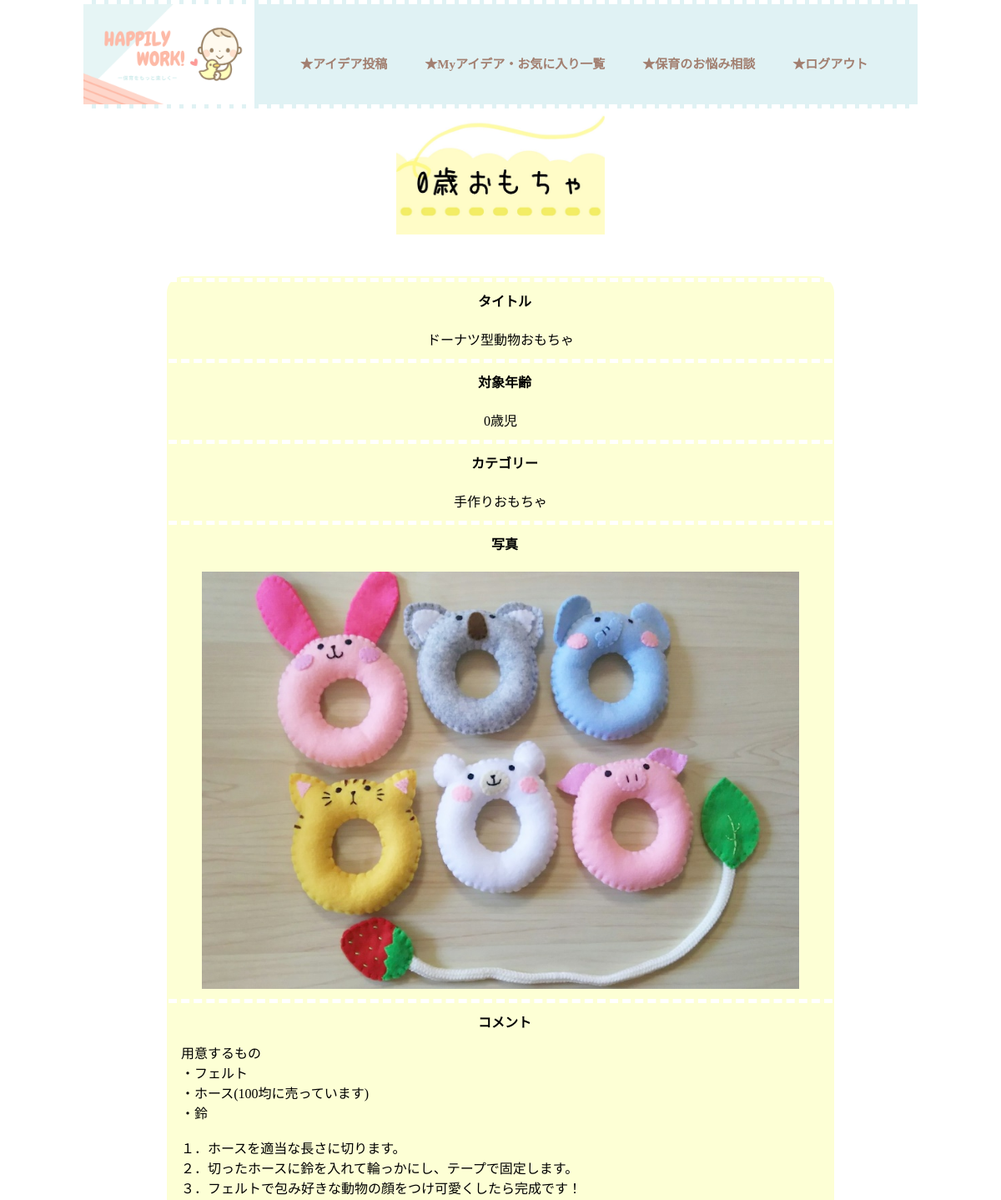
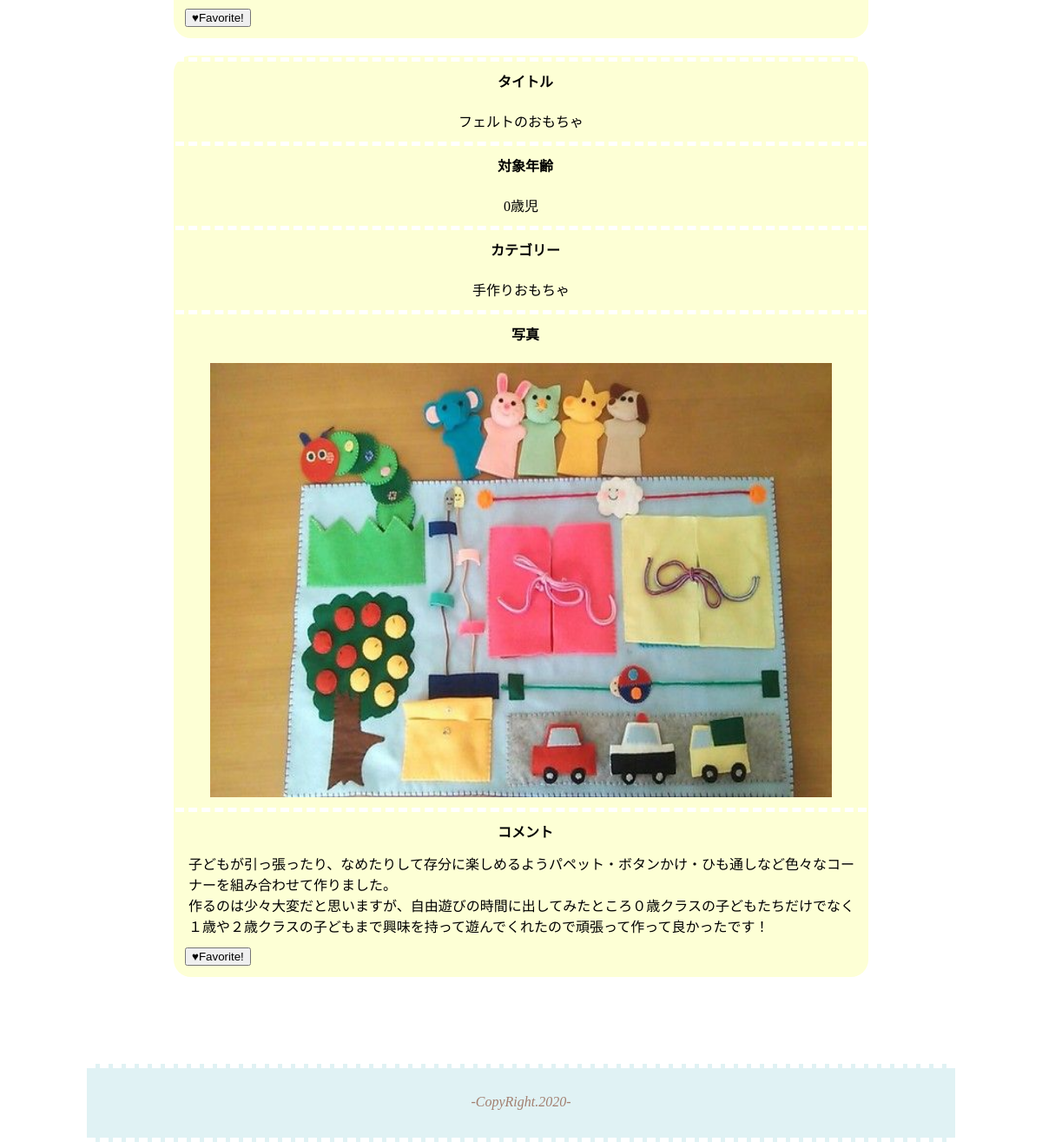
The app's page /zero_o.php (signed in) with its own data (2 pictures, top to bottom).
### tables this page shows
CREATE TABLE `ideas` (
  `id` int(11) NOT NULL,
  `user_id` int(11) NOT NULL,
  `title` varchar(64) NOT NULL,
  `age_id` int(11) NOT NULL,
  `category_id` int(11) NOT NULL,
  `image` varchar(255) NOT NULL,
  `comment` varchar(255) NOT NULL
);

### php.Original/config/config.php (called while the page is built)
<?php
 $host = 'localhost';
 $dbname = 'original_php';
 $user = 'a.kayama';
 $pass = 'jmag5624';

### php.Original/model/DB.php (called while the page is built, shortened)
<?php
 class DB {
   private $host;
   private $dbname;
   private $user;
   private $pass;
   function __construct($host, $dbname, $user, $pass) {
     $this->host = $host;
     $this->dbname = $dbname;
     $this->user = $user;
     $this->pass = $pass;
   }
   public function connectDB() {
     $this->connect = new PDO('mysql:host='.$this->host.';dbname='.$this->dbname.';charset=utf8', $this->user, $this->pass);
   }
 }

### php.Original/model/User.php (called while the page is built, shortened)
<?php
 require_once("DB.php");
class User extends DB {
 public function favoriteAdd($user,$idea){
   $sql = 'SELECT * FROM favorites WHERE user_id=? AND idea_id=?';
   $stmt = $this->connect->prepare($sql);
   $param = array($user,$idea);
   $stmt->execute($param);
   $res = $stmt->fetch();
   return $res;
 }
 public function zero_o() {
    $sql = 'SELECT * FROM ideas WHERE category_id="1" AND age_id="0" ';
    $stmt = $this->connect->prepare($sql);
    $stmt->execute();
    $result = $stmt->fetchAll();
    return $result;
 }
}

### zero_o.php (the view, shortened to what this page needs)
<?php
require_once("php.Original/config/config.php");
require_once("php.Original/model/User.php");
try{
  $user = new User($host, $dbname, $user, $pass);
  $user->connectDB();
  $result = $user->zero_o();
  foreach ($result as $row) {
    $post_id = $row['id'];
  }
  $check = $user->favoriteAdd($_SESSION['User']['id'],$post_id);
  } catch(PDOException $e) {
    echo "エラー:".$e->getMessage()."<br>";
  }
?>
<!DOCTYPE html>
<html lang="ja">
  <head>
    <link rel="stylesheet" type="text/css" href="php.Original/css/agecategory.css">
    <link rel="stylesheet" type="text/css" href="php.Original/css/base.css">
  </head>
  <body>
    <div id="wrapper">
    <img id="tro_logo" src="php.Original/image/0-omo-logo.jpg" alt="０歳児おもちゃロゴ">
    <div class="idea-box">
    <?php foreach ($result as $row): ?>
      <table id="idea-0">
       <tr><th>タイトル</th></tr>
       <tr><td class="ct"><?php echo $row['title'] ?></td></tr>
       <tr><th>対象年齢</th></tr>
       <tr><td class="ct"><?php  if($row['age_id'] =="0") { echo "0歳児" ;}?></td></tr>
       <tr><th>カテゴリー</th></tr>
       <tr><td class="ct"><?php  if($row['category_id'] =="1") { echo "手作りおもちゃ" ;}?></td></tr>
       <tr><th>写真</th></tr>
       <tr><td class="ct"><img id ="photo" src="php.Original/css/img/<?php echo $row['image']; ?>" ></td></tr>
       <tr><th>コメント</th></tr>
       <tr><td class="left-c"><?php echo $row['comment'] ?></td></tr>
       <tr><td>
         <button type="button" id ="<?php echo $row['id'] ?>" name="favorite" class="favorite_btn">
         <?php if(!$check): ?>
           ♥Favorite!
         <?php else: ?>
           ♡Cancel
         <?php endif; ?>
       </button>
       </tr></td>
     </table>
    <?php endforeach; ?>
   </div>
  </div>
  </body>
</html>

### php.Original/css/agecategory.css (style rules this page uses)
#tro_logo { width: 250px; display: block; margin: 0 auto 50px auto; }
#photo { width: 90%; height: 500px; margin: 0 auto; display: block; }
.ct { text-align: center; padding: 10px 0 10px 0; }
#idea-0 { background-color: rgb(253, 255, 213); border-radius: 20px; width: 80%; margin: 0 0 20px 0; }
#idea-0 th { border-top: 5px dashed white; padding: 10px 0 10px 10px; }
.idea-box { width: 1000px; display: flex; justify-content: space-around; flex-wrap: wrap; }
.left-c { text-align: left; padding-left: 15px; padding-bottom: 10px; white-space: pre-wrap; }

### php.Original/css/base.css (style rules this page uses)
body { margin: 0; padding: 0; display: block; }
#wrapper { width: 1000px; margin: 0 auto; }
#logo2 { width: 205px; height: 120px; }
a { text-decoration: none; color: rgb(162, 127, 112); }
li { list-style-type: none; }
#g-navi { display: flex; border-bottom: 5px dashed white; border-top: 5px dashed white; height: 120px; background-color: rgb(224, 242, 244); width: 1000px; margin: 0 auto; }
#g-navi li { margin-left: 45px; font-size: 15px; font-weight: bold; }
#g-navi ul { padding: 0; }
.navigation { display: flex; margin-top: 60px; margin-left: 10px; }
footer { height: 80px; background-color: rgb(224, 242, 244); border-top: 5px dashed white; border-bottom: 5px dashed white; width: 1000px; margin: 80px auto 0 auto; }
address { text-align: center; padding-top: 30px; color: rgb(162, 127, 112); }
.favorite_btn { margin: 0 0 10px 10px; }

### records on screen
ideas: title "ドーナツ型動物おもちゃ", shows "0歳児", shows "手作りおもちゃ", image (picture), comment "用意するもの ・フェルト ・ホース(100均に売っています) ・鈴 １．ホースを適当な長さに切ります。 ２．切ったホースに鈴を入れて輪っかにし、テープで固定します。 ３．フェルトで包み好きな動物の顔をつけ可愛くしたら完成です！"
ideas: title "フェルトのおもちゃ", shows "0歳児", shows "手作りおもちゃ", image (picture), comment "子どもが引っ張ったり、なめたりして存分に楽しめるようパペット・ボタンかけ・ひも通しなど色々なコーナーを組み合わせて作りました。 作るのは少々大変だと思いますが、自由遊びの時間に出してみたところ０歳クラスの子どもたちだけでなく１歳や２歳クラスの子どもまで興味を持って遊んでくれたので頑張って作って良かったです！"
